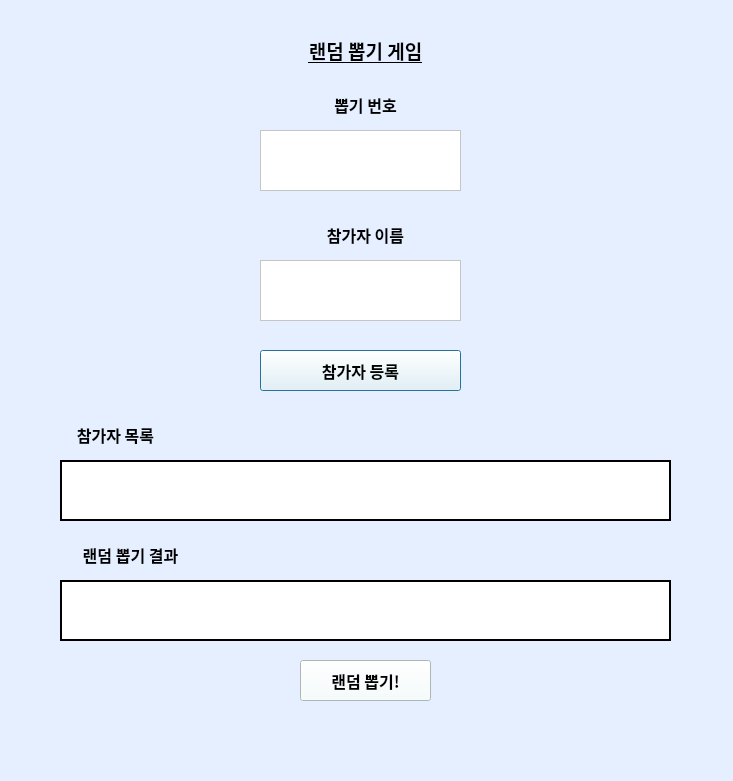
<?xml version="1.0" encoding="UTF-8"?>
<ui version="4.0">
 <class>Dialog</class>
 <widget class="QDialog" name="Dialog">
  <property name="geometry">
   <rect>
    <x>0</x>
    <y>0</y>
    <width>733</width>
    <height>781</height>
   </rect>
  </property>
  <property name="windowTitle">
   <string>Dialog</string>
  </property>
  <property name="styleSheet">
   <string notr="true">background-color: rgb(229, 239, 255)</string>
  </property>
  <widget class="QLabel" name="label">
   <property name="geometry">
    <rect>
     <x>260</x>
     <y>30</y>
     <width>211</width>
     <height>41</height>
    </rect>
   </property>
   <property name="font">
    <font>
     <family>맑은 고딕</family>
     <pointsize>14</pointsize>
    </font>
   </property>
   <property name="text">
    <string>&lt;html&gt;&lt;head/&gt;&lt;body&gt;&lt;p align=&quot;center&quot;&gt;&lt;span style=&quot; font-weight:600; text-decoration: underline;&quot;&gt;랜덤 뽑기 게임&lt;/span&gt;&lt;/p&gt;&lt;/body&gt;&lt;/html&gt;</string>
   </property>
  </widget>
  <widget class="QTextEdit" name="txt_num">
   <property name="geometry">
    <rect>
     <x>260</x>
     <y>130</y>
     <width>201</width>
     <height>61</height>
    </rect>
   </property>
   <property name="styleSheet">
    <string notr="true">background-color: rgb(255, 255, 255)</string>
   </property>
  </widget>
  <widget class="QTextEdit" name="txt_player">
   <property name="geometry">
    <rect>
     <x>260</x>
     <y>260</y>
     <width>201</width>
     <height>61</height>
    </rect>
   </property>
   <property name="styleSheet">
    <string notr="true">background-color: rgb(255, 255, 255)</string>
   </property>
  </widget>
  <widget class="QLabel" name="label_2">
   <property name="geometry">
    <rect>
     <x>300</x>
     <y>90</y>
     <width>131</width>
     <height>31</height>
    </rect>
   </property>
   <property name="font">
    <font>
     <family>맑은 고딕</family>
     <pointsize>12</pointsize>
     <weight>75</weight>
     <bold>true</bold>
    </font>
   </property>
   <property name="text">
    <string>&lt;html&gt;&lt;head/&gt;&lt;body&gt;&lt;p align=&quot;center&quot;&gt;&lt;span style=&quot; font-weight:600;&quot;&gt;뽑기 번호&lt;/span&gt;&lt;/p&gt;&lt;/body&gt;&lt;/html&gt;</string>
   </property>
  </widget>
  <widget class="QLabel" name="label_3">
   <property name="geometry">
    <rect>
     <x>300</x>
     <y>220</y>
     <width>131</width>
     <height>31</height>
    </rect>
   </property>
   <property name="font">
    <font>
     <family>맑은 고딕</family>
     <pointsize>12</pointsize>
     <weight>75</weight>
     <bold>true</bold>
    </font>
   </property>
   <property name="text">
    <string>&lt;html&gt;&lt;head/&gt;&lt;body&gt;&lt;p align=&quot;center&quot;&gt;참가자 이름&lt;/p&gt;&lt;/body&gt;&lt;/html&gt;</string>
   </property>
  </widget>
  <widget class="QPushButton" name="pushButton">
   <property name="geometry">
    <rect>
     <x>260</x>
     <y>350</y>
     <width>201</width>
     <height>41</height>
    </rect>
   </property>
   <property name="font">
    <font>
     <family>맑은 고딕</family>
     <pointsize>12</pointsize>
     <weight>75</weight>
     <bold>true</bold>
    </font>
   </property>
   <property name="styleSheet">
    <string notr="true">background-color: rgb(244, 254, 255)</string>
   </property>
   <property name="text">
    <string>참가자 등록</string>
   </property>
  </widget>
  <widget class="QLabel" name="lbl_random">
   <property name="geometry">
    <rect>
     <x>60</x>
     <y>580</y>
     <width>611</width>
     <height>61</height>
    </rect>
   </property>
   <property name="font">
    <font>
     <family>맑은 고딕</family>
     <pointsize>15</pointsize>
    </font>
   </property>
   <property name="styleSheet">
    <string notr="true">background-color: rgb(255, 255, 255)</string>
   </property>
   <property name="frameShape">
    <enum>QFrame::WinPanel</enum>
   </property>
   <property name="text">
    <string>&lt;html&gt;&lt;head/&gt;&lt;body&gt;&lt;p align=&quot;center&quot;&gt;&lt;br/&gt;&lt;/p&gt;&lt;/body&gt;&lt;/html&gt;</string>
   </property>
  </widget>
  <widget class="QPushButton" name="pushButton_2">
   <property name="geometry">
    <rect>
     <x>300</x>
     <y>660</y>
     <width>131</width>
     <height>41</height>
    </rect>
   </property>
   <property name="font">
    <font>
     <family>맑은 고딕</family>
     <pointsize>12</pointsize>
     <weight>75</weight>
     <bold>true</bold>
    </font>
   </property>
   <property name="styleSheet">
    <string notr="true">background-color: rgb(244, 254, 255)</string>
   </property>
   <property name="text">
    <string>랜덤 뽑기!</string>
   </property>
  </widget>
  <widget class="QLabel" name="lbl_player_list">
   <property name="geometry">
    <rect>
     <x>60</x>
     <y>460</y>
     <width>611</width>
     <height>61</height>
    </rect>
   </property>
   <property name="font">
    <font>
     <family>맑은 고딕</family>
     <pointsize>15</pointsize>
    </font>
   </property>
   <property name="styleSheet">
    <string notr="true">background-color: rgb(255, 255, 255)</string>
   </property>
   <property name="frameShape">
    <enum>QFrame::WinPanel</enum>
   </property>
   <property name="text">
    <string>&lt;html&gt;&lt;head/&gt;&lt;body&gt;&lt;p align=&quot;center&quot;&gt;&lt;br/&gt;&lt;/p&gt;&lt;/body&gt;&lt;/html&gt;</string>
   </property>
  </widget>
  <widget class="QLabel" name="label_4">
   <property name="geometry">
    <rect>
     <x>60</x>
     <y>420</y>
     <width>111</width>
     <height>31</height>
    </rect>
   </property>
   <property name="font">
    <font>
     <family>맑은 고딕</family>
     <pointsize>12</pointsize>
     <weight>75</weight>
     <bold>true</bold>
    </font>
   </property>
   <property name="text">
    <string>&lt;html&gt;&lt;head/&gt;&lt;body&gt;&lt;p align=&quot;center&quot;&gt;참가자 목록&lt;/p&gt;&lt;/body&gt;&lt;/html&gt;</string>
   </property>
  </widget>
  <widget class="QLabel" name="label_5">
   <property name="geometry">
    <rect>
     <x>60</x>
     <y>540</y>
     <width>141</width>
     <height>31</height>
    </rect>
   </property>
   <property name="font">
    <font>
     <family>맑은 고딕</family>
     <pointsize>12</pointsize>
     <weight>75</weight>
     <bold>true</bold>
    </font>
   </property>
   <property name="text">
    <string>&lt;html&gt;&lt;head/&gt;&lt;body&gt;&lt;p align=&quot;center&quot;&gt;랜덤 뽑기 결과&lt;/p&gt;&lt;/body&gt;&lt;/html&gt;</string>
   </property>
  </widget>
 </widget>
 <resources/>
 <connections>
  <connection>
   <sender>pushButton</sender>
   <signal>clicked()</signal>
   <receiver>Dialog</receiver>
   <slot>Regist()</slot>
   <hints>
    <hint type="sourcelabel">
     <x>287</x>
     <y>389</y>
    </hint>
    <hint type="destinationlabel">
     <x>504</x>
     <y>422</y>
    </hint>
   </hints>
  </connection>
  <connection>
   <sender>pushButton_2</sender>
   <signal>clicked()</signal>
   <receiver>Dialog</receiver>
   <slot>Pick()</slot>
   <hints>
    <hint type="sourcelabel">
     <x>367</x>
     <y>678</y>
    </hint>
    <hint type="destinationlabel">
     <x>536</x>
     <y>594</y>
    </hint>
   </hints>
  </connection>
 </connections>
 <slots>
  <slot>Regist()</slot>
  <slot>Pick()</slot>
  <slot>Clear()</slot>
 </slots>
</ui>
